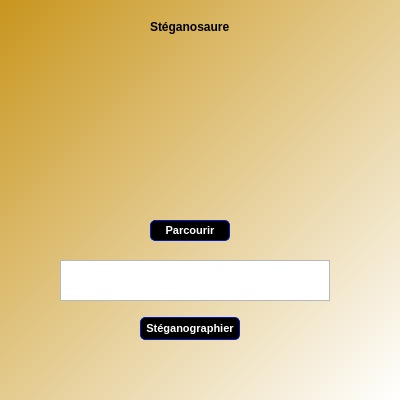
<?xml version="1.0" encoding="UTF-8"?>
<ui version="4.0">
 <class>main_widget</class>
 <widget class="QDialog" name="main_widget">
  <property name="enabled">
   <bool>true</bool>
  </property>
  <property name="geometry">
   <rect>
    <x>0</x>
    <y>0</y>
    <width>400</width>
    <height>400</height>
   </rect>
  </property>
  <property name="minimumSize">
   <size>
    <width>400</width>
    <height>400</height>
   </size>
  </property>
  <property name="maximumSize">
   <size>
    <width>400</width>
    <height>400</height>
   </size>
  </property>
  <property name="windowTitle">
   <string>Dialog</string>
  </property>
  <property name="styleSheet">
   <string notr="true">QWidget#main_widget{
background-color: qlineargradient(spread:pad, x1:0, y1:0, x2:1, y2:1, stop:0 rgba(200, 150, 30, 255), stop:1 rgba(255, 255, 255, 255));
}

QPushButton {
  background-color: black; 
  color: white; 
  border: 1px solid #001CBA;
  font-size:11px;
  font-weight:bold;
  border-radius: 5px;
}
QPushButton:hover {
  background-color: #008CBA;
  color: white;
}

QLineEdit{
  border-radius: 10px;
}
</string>
  </property>
  <widget class="QPushButton" name="Steganographier">
   <property name="geometry">
    <rect>
     <x>140</x>
     <y>317</y>
     <width>100</width>
     <height>23</height>
    </rect>
   </property>
   <property name="text">
    <string>Stéganographier</string>
   </property>
  </widget>
  <widget class="QPushButton" name="Parcourir">
   <property name="geometry">
    <rect>
     <x>150</x>
     <y>220</y>
     <width>80</width>
     <height>21</height>
    </rect>
   </property>
   <property name="text">
    <string>Parcourir</string>
   </property>
  </widget>
  <widget class="QLabel" name="image">
   <property name="geometry">
    <rect>
     <x>60</x>
     <y>50</y>
     <width>270</width>
     <height>151</height>
    </rect>
   </property>
   <property name="styleSheet">
    <string notr="true">QWidget#main_widget{
background-color: qlineargradient(spread:pad, x1:0, y1:0, x2:1, y2:1, stop:0 rgba(216, 15, 255, 150), stop:1 rgba(255, 255, 255, 255));
}

QPushButton {
  background-color: white; 
  color: black; 
  border: 2px solid #008CBA;
  font-size:11px;
  font-weight:bold;
  border-radius: 10px;
}
QPushButton:hover {
  background-color: #008CBA;
  color: white;
}

QLineEdit{
  border-radius: 10px;
}</string>
   </property>
   <property name="text">
    <string/>
   </property>
   <property name="pixmap">
    <pixmap>image.JPG</pixmap>
   </property>
   <property name="scaledContents">
    <bool>true</bool>
   </property>
  </widget>
  <widget class="QTextEdit" name="textEdit">
   <property name="geometry">
    <rect>
     <x>60</x>
     <y>260</y>
     <width>270</width>
     <height>41</height>
    </rect>
   </property>
  </widget>
  <widget class="QLabel" name="title">
   <property name="enabled">
    <bool>true</bool>
   </property>
   <property name="geometry">
    <rect>
     <x>150</x>
     <y>20</y>
     <width>80</width>
     <height>14</height>
    </rect>
   </property>
   <property name="font">
    <font>
     <weight>75</weight>
     <bold>true</bold>
     <kerning>true</kerning>
    </font>
   </property>
   <property name="text">
    <string>Stéganosaure</string>
   </property>
  </widget>
 </widget>
 <resources/>
 <connections/>
</ui>
